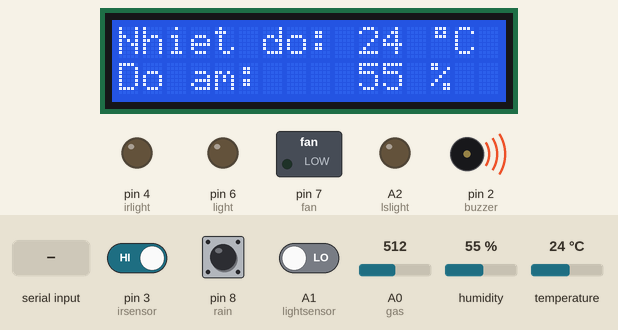
Bench run of a sketch on a simulated Arduino Uno, built with avr-gcc and run on an emulated ATmega328P. On the bench: 16×2 character LCD, switched loads named in the sketch (green lamp = pin HIGH), output pins drawn as LEDs (lit = HIGH), buzzer (waves = sounding, pin HIGH). Inputs (shaded band) come from the test bench; at power-on: A0 (gas) = 512, pin 3 (irsensor) HIGH, A1 (lightsensor) LOW, pin 8 (rain) HIGH, humidity 55 %, temperature 24 °C. What the sketch prints to the serial monitor is not drawn.

Above: at 1.2 s.
1.3 s: "led1ONled2OFF\n" received over Serial
At 2.1 s:
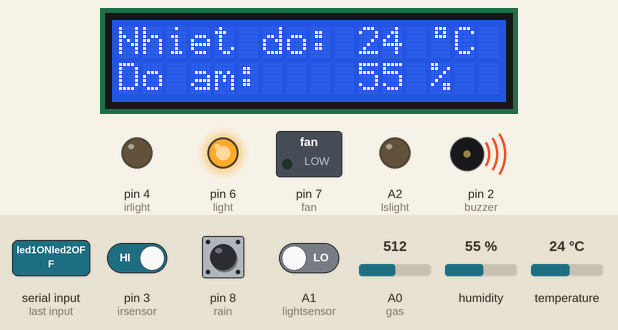
2.8 s: A0 (gas) set to 414
4.3 s: A0 (gas) set to 381
At 5.0 s:
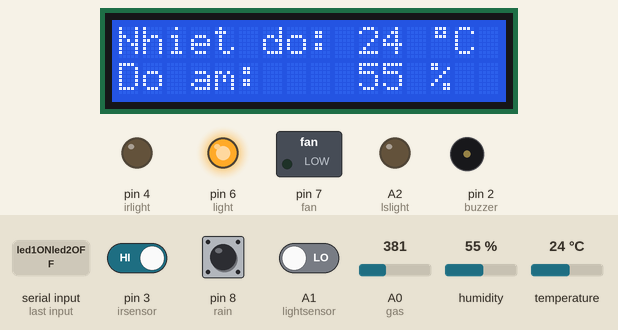
5.8 s: pin 3 (irsensor) driven LOW
At 6.8 s:
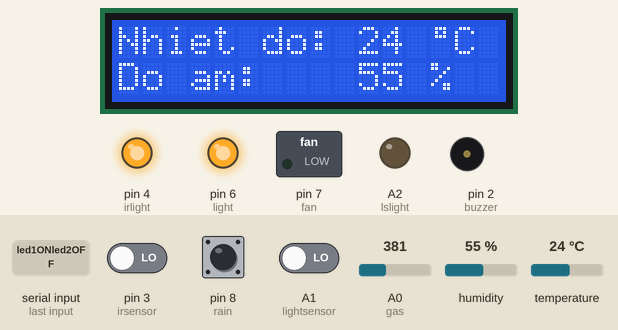
7.3 s: "led1OFFled2OFF\n" received over Serial
At 12.8 s:
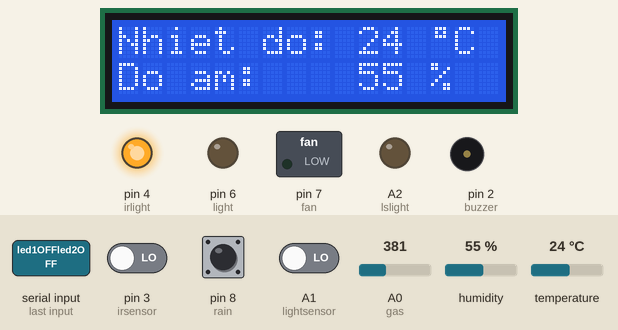
13.3 s: A1 (lightsensor) driven HIGH
At 15.2 s:
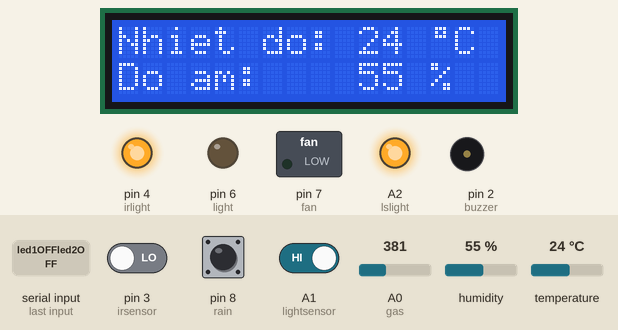
Timing chart, 0 to 16.7 s (numbered marks = the images above; inputs shaded):
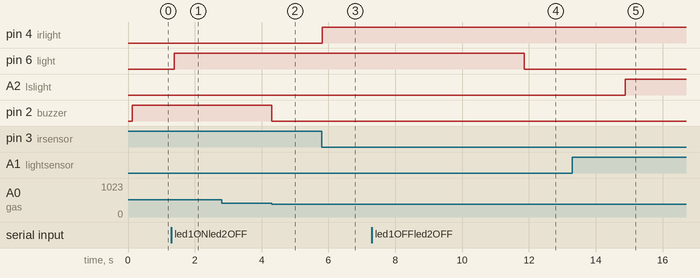

The sketch:

ArduinoMain1.ino
```cpp
#include "DHT.h"
#include <Wire.h>
#include <LiquidCrystal_I2C.h>
  const int gas =A0;
  const int buzzer=2;
  const int irsensor=3;
  const int light=6;
  const int fan=7;
  const int irlight=4;
  const int dht1=5;
  const int rain=8;
  const int switch1=9;
  const int switch2=10;
  const int lightsensor=A1;
  const int lslight=A2;
  LiquidCrystal_I2C lcd(0x27,16,2);
  DHT dht(dht1, DHT11);
  String serialData="";
  boolean onSerialRead = false;

  byte degree[8] = {
  0B01110,
  0B01010,
  0B01110,
  0B00000,
  0B00000,
  0B00000,
  0B00000,
  0B00000
};
void setup() {
  Serial.begin(9600);
  lcd.init();
  lcd.backlight();
  lcd.print("Nhiet do: ");
  lcd.setCursor(0,1);
  lcd.print("Do am: ");
  lcd.createChar(1, degree);
  dht.begin();

  pinMode(gas,INPUT);
  pinMode(irsensor,INPUT);
  pinMode(buzzer,OUTPUT);
  pinMode(irlight,OUTPUT);
  pinMode(light,OUTPUT);
  pinMode(fan,OUTPUT);
  pinMode(switch1, INPUT);
  pinMode(switch2, INPUT);
  pinMode(rain, INPUT);
  pinMode(lightsensor,INPUT);
  pinMode(lslight,OUTPUT);

  serialData.reserve(200);
}

void procesSerialData()
{
    Serial.print("Data " + serialData);
    if (serialData == "led1ONled2OFF")
    {
       digitalWrite(light, HIGH);
       digitalWrite(fan, LOW);
    }
    else if(serialData == "led1OFFled2OFF")
    {
       digitalWrite(light, LOW);
       digitalWrite(fan, LOW);
    }

    if (serialData == "led1ONled2ON")
    {
       digitalWrite(fan, HIGH);
       digitalWrite(light, HIGH);
    }
    else if(serialData=="led1OFFled2ON")
    {
       digitalWrite(light, LOW);
       digitalWrite(fan, HIGH);
    }
    serialData = "";
    onSerialRead = false;
}
//Dieu chinh den bang nut nhan
void led()
{
   if(digitalRead(switch2)==0)
   {
    digitalWrite(light, LOW);
   }
   if(digitalRead(switch2)==1)
   {
    digitalWrite(light, HIGH);
   }
   if(digitalRead(switch1)==0)
   {
    digitalWrite(fan, LOW);
   }
   if(digitalRead(switch1)==1)
   {
    digitalWrite(fan, HIGH);
   }

  }

void loop()
{
  if(digitalRead(lightsensor)==1)
  {
    digitalWrite(lslight,HIGH);
   }
  else if(digitalRead(lightsensor)==0)
  {
    digitalWrite(lslight,LOW);
   }

  float h = dht.readHumidity();
  float t = dht.readTemperature();
  //LCD
  if (isnan(t) || isnan(h)) {
  }
  else {
    lcd.setCursor(10,0);
    lcd.print(round(t));
    lcd.print(" ");
    lcd.write(1);
    lcd.print("C");

    lcd.setCursor(10,1);
    lcd.print(round(h));
    lcd.print(" %");
  }
  //Den cau thang
  if(digitalRead(irsensor)==0)
  {
   digitalWrite(irlight,HIGH);
   delay(3000);
  }
  else if(digitalRead(irsensor)==1)
  {
    digitalWrite(irlight,LOW);
  }

  //Gas
  if(analogRead(gas)>=400)
  {
    digitalWrite(buzzer,HIGH);
  }
  else if(analogRead(gas)<400)
  {
    digitalWrite(buzzer,LOW);
  }
  float rain1=digitalRead(rain);
  Serial.print("R:");
  Serial.println(rain1);
  Serial.print("G:");
  Serial.println(analogRead(gas));
  Serial.print("T:");
  Serial.println(t);
  Serial.print("H:");
  Serial.println(h);
   if (onSerialRead)
   {
      procesSerialData();
   }
//   else if(!onSerialRead)
//   {
//      led();
//   }
}
void serialEvent()
{
    while (Serial.available())
    {
        char inChar = (char)Serial.read();
        if (inChar == '\n')
        {
            onSerialRead = true;
        } else {
            serialData += inChar;
        }
    }
}
```

Measured:
- the behaviour switches between 400 and 399 on A0 (gas) (found by bisection; images 1 and 2)
- after the input at 1.3 s, pin 6 (light): LOW → HIGH after 0.08 s
- after the input at 2.8 s, every drawn part: stays the same
- after the input at 4.3 s, pin 2 (buzzer): HIGH → LOW at once
- after the input at 5.8 s, pin 4 (irlight): LOW → HIGH at once
- after the input at 7.3 s, pin 6 (light): HIGH → LOW after 4.6 s
- after the input at 13.3 s, A2 (lslight): LOW → HIGH after 1.6 s
